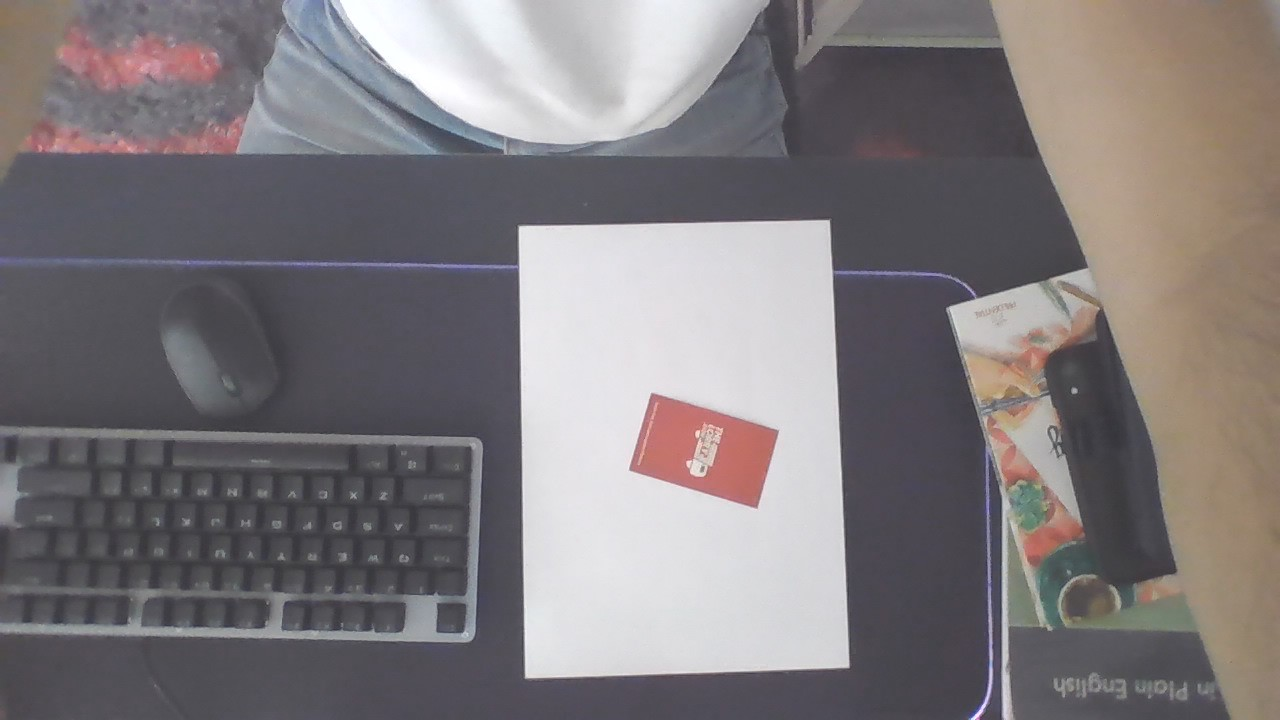
#> input picture Res/img1.jpg, 1280 x 720 px
$ python Basic6.py
#> lines starting #> are read from the running program, lines starting #| are printed output that depends on the picture
### utils.py
import cv2
import numpy as np


def stack_images(scale, img_array):
    rows = len(img_array)
    cols = len(img_array[0])
    rows_available = isinstance(img_array[0], list)
    width = img_array[0][0].shape[1]
    height = img_array[0][0].shape[0]
    if rows_available:
        for x in range(0, rows):
            for y in range(0, cols):
                if img_array[x][y].shape[:2] == img_array[0][0].shape[:2]:
                    img_array[x][y] = cv2.resize(img_array[x][y], (0, 0), None, scale, scale)
                else:
                    img_array[x][y] = cv2.resize(img_array[x][y], (img_array[0][0].shape[1], img_array[0][0].shape[0]),
                                                 None, scale, scale)
                if len(img_array[x][y].shape) == 2:
                    img_array[x][y] = cv2.cvtColor(img_array[x][y], cv2.COLOR_GRAY2BGR)
        image_blank = np.zeros((height, width, 3), np.uint8)
        hor = [image_blank] * rows
        # hor_con = [image_blank] * rows
        for x in range(0, rows):
            hor[x] = np.hstack(img_array[x])
        ver = np.vstack(hor)
    else:
        for x in range(0, rows):
            if img_array[x].shape[:2] == img_array[0].shape[:2]:
                img_array[x] = cv2.resize(img_array[x], (0, 0), None, scale, scale)
            else:
                img_array[x] = cv2.resize(img_array[x], (img_array[0].shape[1], img_array[0].shape[0]), None, scale,
                                          scale)
            if len(img_array[x].shape) == 2:
                img_array[x] = cv2.cvtColor(img_array[x], cv2.COLOR_GRAY2BGR)
        hor = np.hstack(img_array)
        ver = hor
    return ver

### Basic6.py
"""
Stacking Images.
"""

import cv2
import numpy as np
from utils import stack_images

img = cv2.imread("Res/img1.jpg")
#> img is the input picture: shape (720, 1280, 3); mean B, G, R 123.9, 121.7, 127
img_gray = cv2.cvtColor(img, cv2.COLOR_BGR2GRAY)
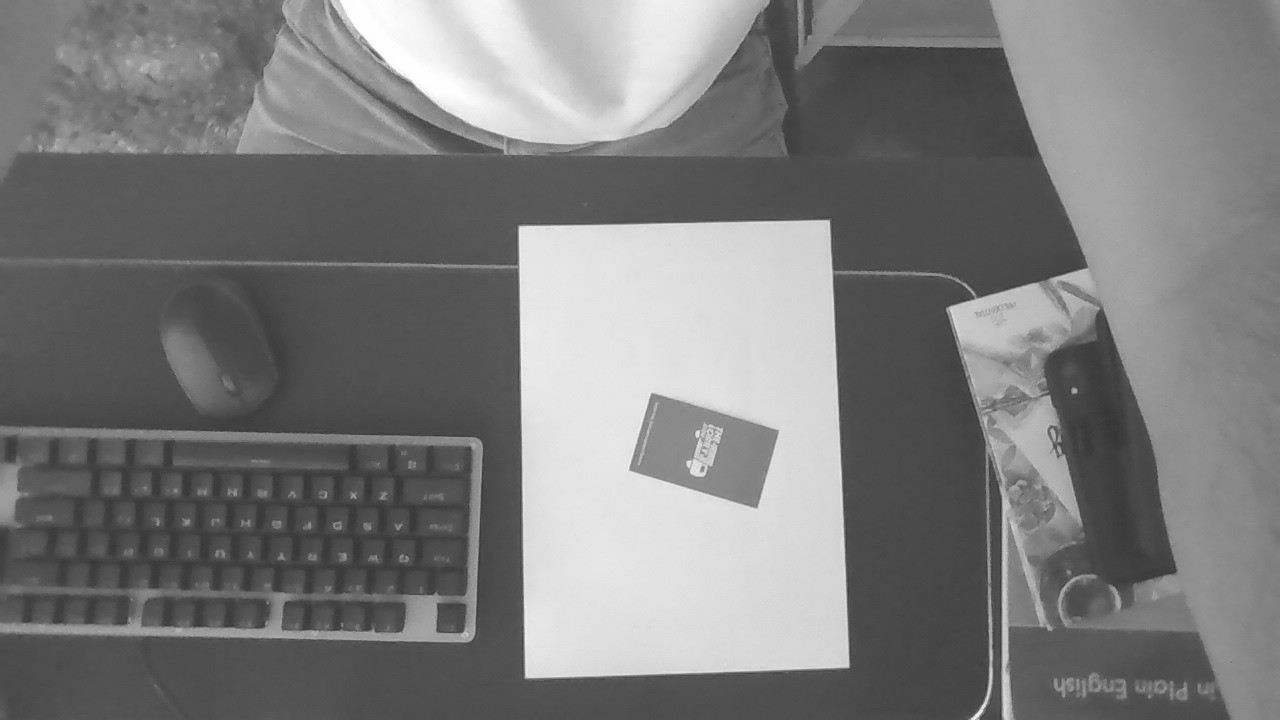
#> img_gray: shape (720, 1280); min 50, max 255, mean 123.5

hor = np.hstack((img, img))
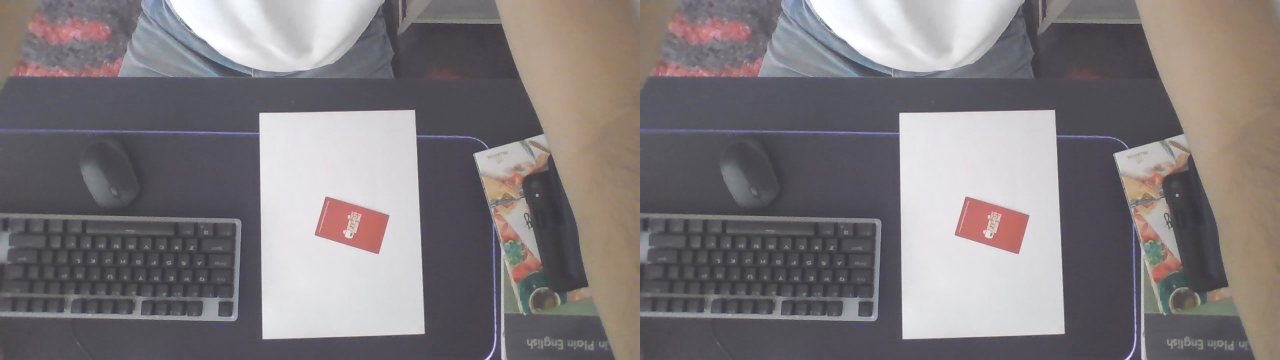
#> hor: shape (720, 2560, 3) (shown at 1/2 size); mean B, G, R 123.9, 121.7, 127
ver = np.vstack((img, img))
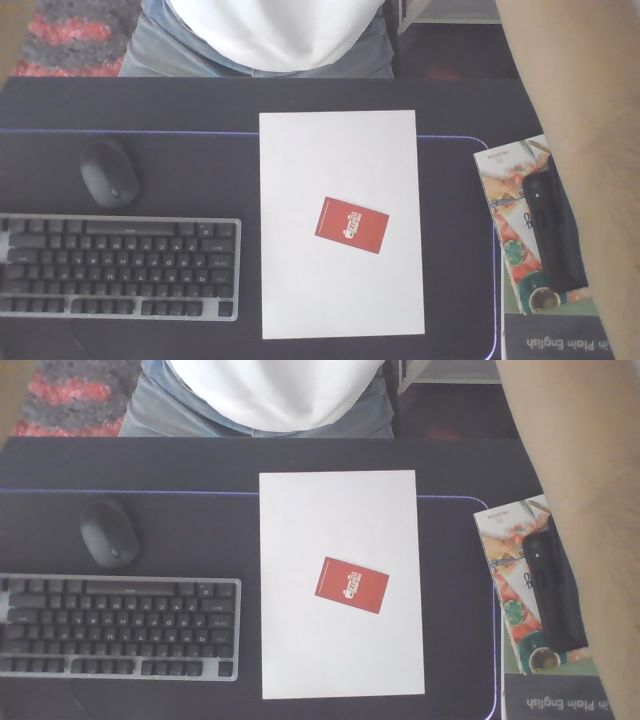
#> ver: shape (1440, 1280, 3) (shown at 1/2 size); mean B, G, R 123.9, 121.7, 127

img_stack = stack_images(0.5, ([img, img, img], [img, img_gray, img]))
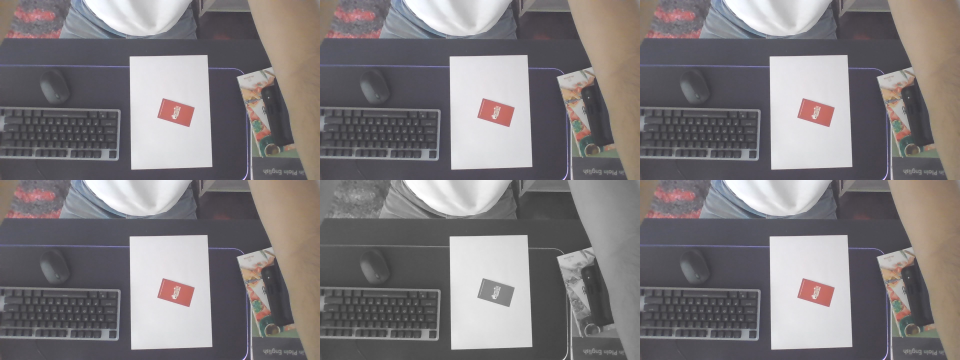
#> img_stack: shape (720, 1920, 3) (shown at 1/2 size); mean B, G, R 124, 122.1, 126.6

cv2.imshow("Image", img_stack)

cv2.waitKey(0)
